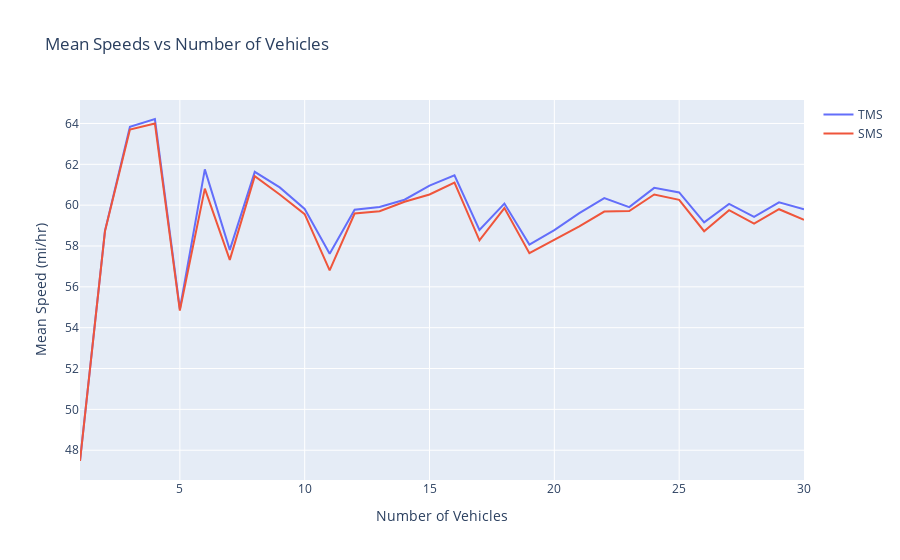

Write notebook code for a chart like this one.
### Code cell
import plotly.graph_objects as go

fig = go.Figure(
    layout=go.Layout(
        title="Mean Speeds vs Number of Vehicles",
        xaxis_title="Number of Vehicles",
        yaxis_title="Mean Speed (mi/hr)",
    )
)

fig.add_trace(
    go.Scatter(
        x=mean_speeds["num_vehicles"],
        y=mean_speeds["tms"],
        name="TMS",
    )
)
fig.add_trace(
    go.Scatter(
        x=mean_speeds["num_vehicles"],
        y=mean_speeds["sms"],
        name="SMS",
    )
)

fig.show()

### Figure 1 — Plotly figure (JSON) as saved in the notebook; plotly's stock layout.template omitted (floating-point values rounded to 4 significant figures)
{"data": [{"name": "TMS", "type": "scatter", "x": [1.0, 2.0, 3.0, 4.0, 5.0, 6.0, 7.0, 8.0, 9.0, 10.0, 11.0, 12.0, 13.0, 14.0, 15.0, 16.0, 17.0, 18.0, 19.0, 20.0, 21.0, 22.0, 23.0, 24.0, 25.0, 26.0, 27.0, 28.0, 29.0, 30.0], "y": [47.47, 58.74, 63.83, 64.22, 54.92, 61.75, 57.81, 61.63, 60.87, 59.81, 57.62, 59.77, 59.91, 60.27, 60.96, 61.47, 58.79, 60.08, 58.07, 58.78, 59.61, 60.35, 59.9, 60.85, 60.62, 59.16, 60.06, 59.43, 60.14, 59.8]}, {"name": "SMS", "type": "scatter", "x": [1.0, 2.0, 3.0, 4.0, 5.0, 6.0, 7.0, 8.0, 9.0, 10.0, 11.0, 12.0, 13.0, 14.0, 15.0, 16.0, 17.0, 18.0, 19.0, 20.0, 21.0, 22.0, 23.0, 24.0, 25.0, 26.0, 27.0, 28.0, 29.0, 30.0], "y": [47.47, 58.72, 63.7, 64.0, 54.84, 60.81, 57.32, 61.42, 60.52, 59.56, 56.8, 59.59, 59.7, 60.17, 60.52, 61.1, 58.28, 59.86, 57.65, 58.31, 58.97, 59.69, 59.71, 60.52, 60.26, 58.72, 59.76, 59.1, 59.8, 59.28]}], "layout": {"title": {"text": "Mean Speeds vs Number of Vehicles"}, "xaxis": {"title": {"text": "Number of Vehicles"}}, "yaxis": {"title": {"text": "Mean Speed (mi/hr)"}}}}
